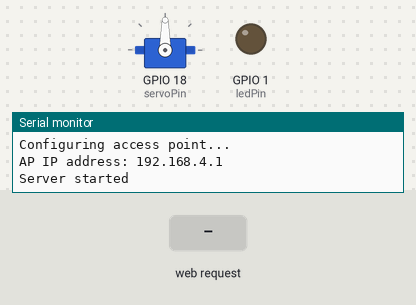
This sketch was run on a simulated ESP32. On the bench: servo, output pins drawn as LEDs (lit = HIGH), the last lines printed to the serial monitor. Inputs (shaded band) come from the test bench.

Above: at 1.2 s.
1.3 s: HTTP request GET /H received
At 2.5 s:
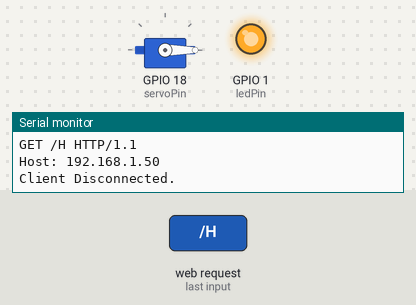
2.8 s: HTTP request GET /L received
At 3.8 s:
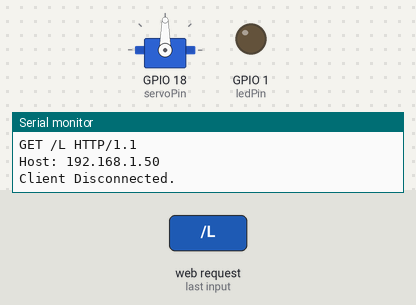
Timing chart, 0 to 5.8 s (numbered marks = the images above; inputs shaded):
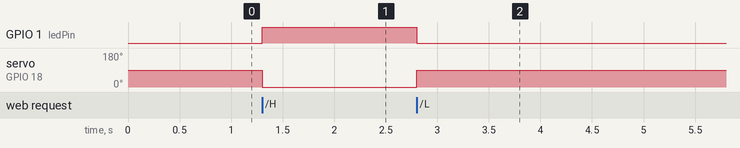

The sketch:

WiFiAccessPoint.ino
```cpp
/*
  WiFiAccessPoint.ino creates a WiFi access point and provides a web server on it.

  Steps:
  1. Connect to the access point "yourAp"
  2. Point your web browser to http://192.168.4.1/H to turn the LED on or http://192.168.4.1/L to turn it off
     OR
     Run raw TCP "GET /H" and "GET /L" on PuTTY terminal with 192.168.4.1 as IP address and 80 as port

  Created for arduino-esp32 on 04 July, 2018
  by Elochukwu Ifediora (fedy0)
*/

#include <WiFi.h>
#include <NetworkClient.h>
#include <WiFiAP.h>
#include <ESP32Servo.h>

// Set these to your desired credentials.
const char* ssid = "RafilsServer";
const char* password = "12345678";

NetworkServer server(80);
Servo myServo;

int ledPin = 1;
int servoPin = 18;
void setup() {
  Serial.begin(115200);
  pinMode(ledPin, OUTPUT);
  myServo.attach(servoPin);

  Serial.println();
  Serial.println("Configuring access point...");

  // You can remove the password parameter if you want the AP to be open.
  // a valid password must have more than 7 characters
  WiFi.softAP(ssid, password);
  IPAddress myIP = WiFi.softAPIP();
  Serial.print("AP IP address: ");
  Serial.println(myIP);
  server.begin();

  Serial.println("Server started");
}

void loop() {
  NetworkClient client = server.accept();  // listen for incoming clients

  if (client) {                     // if you get a client,
    Serial.println("New Client.");  // print a message out the serial port
    String currentLine = "";        // make a String to hold incoming data from the client
    while (client.connected()) {    // loop while the client's connected
      if (client.available()) {     // if there's bytes to read from the client,
        char c = client.read();     // read a byte, then
        Serial.write(c);            // print it out the serial monitor
        if (c == '\n') {            // if the byte is a newline character

          // if the current line is blank, you got two newline characters in a row.
          // that's the end of the client HTTP request, so send a response:
          if (currentLine.length() == 0) {
            // HTTP headers always start with a response code (e.g. HTTP/1.1 200 OK)
            // and a content-type so the client knows what's coming, then a blank line:
            client.println("HTTP/1.1 200 OK");
            client.println("Content-type:text/html");
            client.println();

            // the content of the HTTP response follows the header:
            client.print("Click <a href=\"/L\">here</a> to turn ON the LED.<br>");
            client.print("Click <a href=\"/H\">here</a> to turn OFF the LED.<br>");

            // The HTTP response ends with another blank line:
            client.println();
            // break out of the while loop:
            break;
          } else {  // if you got a newline, then clear currentLine:
            currentLine = "";
          }
        } else if (c != '\r') {  // if you got anything else but a carriage return character,
          currentLine += c;      // add it to the end of the currentLine
        }

        // Check to see if the client request was "GET /H" or "GET /L":
        if (currentLine.endsWith("GET /H")) {
          digitalWrite(ledPin, HIGH);  // GET /H turns the LED on
          myServo.write(0);
        }
        if (currentLine.endsWith("GET /L")) {
          digitalWrite(ledPin, LOW);  // GET /L turns the LED off
          myServo.write(90);
        }
      }
    }
    // close the connection:
    client.stop();
    Serial.println("Client Disconnected.");
  }
}
```

Measured:
- after the input at 1.3 s, GPIO 1 (ledPin): LOW → HIGH at once; servo on GPIO 18 (servoPin): 90° → 0° at once
- after the input at 2.8 s, GPIO 1 (ledPin): HIGH → LOW at once; servo on GPIO 18 (servoPin): 0° → 90° at once
